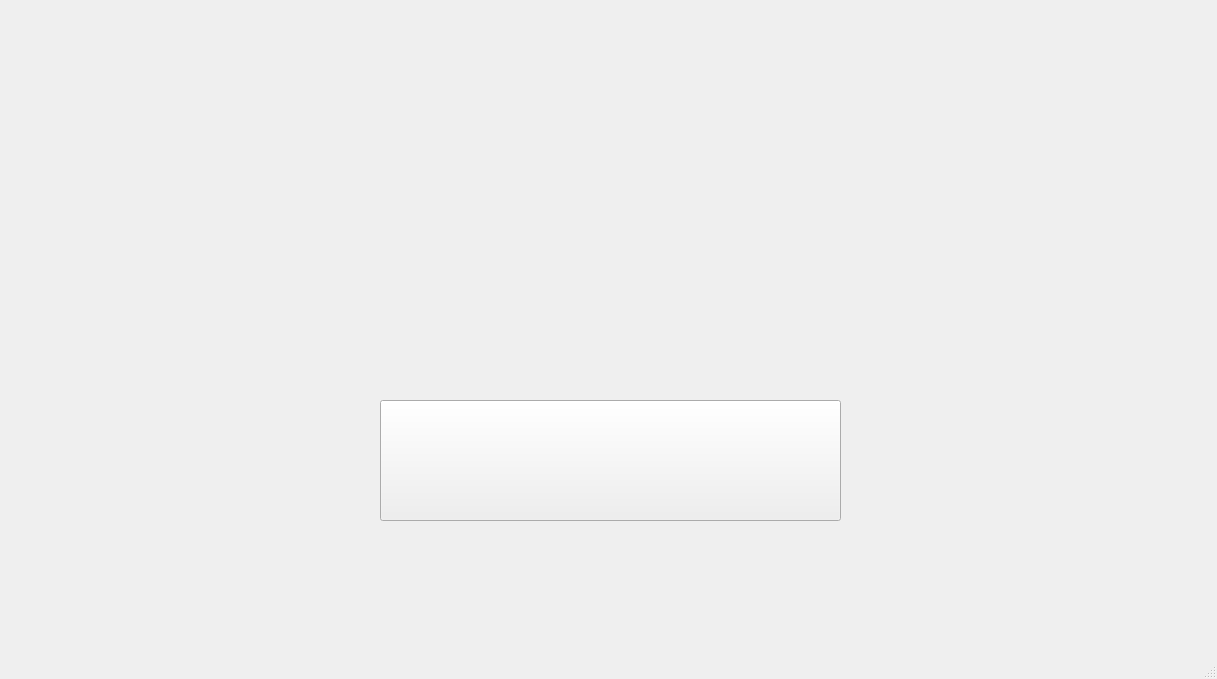
<?xml version="1.0" encoding="UTF-8"?>
<ui version="4.0">
 <class>MainWindow</class>
 <widget class="QMainWindow" name="MainWindow">
  <property name="enabled">
   <bool>true</bool>
  </property>
  <property name="geometry">
   <rect>
    <x>0</x>
    <y>0</y>
    <width>1217</width>
    <height>679</height>
   </rect>
  </property>
  <property name="windowTitle">
   <string>MainWindow</string>
  </property>
  <property name="autoFillBackground">
   <bool>false</bool>
  </property>
  <property name="styleSheet">
   <string notr="true">background-image: url(:/res/img/princ.jpg);</string>
  </property>
  <property name="documentMode">
   <bool>false</bool>
  </property>
  <property name="tabShape">
   <enum>QTabWidget::Rounded</enum>
  </property>
  <widget class="QWidget" name="centralwidget">
   <widget class="QPushButton" name="pushButton">
    <property name="geometry">
     <rect>
      <x>380</x>
      <y>400</y>
      <width>461</width>
      <height>121</height>
     </rect>
    </property>
    <property name="styleSheet">
     <string notr="true">background-image: url(:/res/img/start3.PNG);</string>
    </property>
    <property name="text">
     <string/>
    </property>
   </widget>
  </widget>
  <widget class="QMenuBar" name="menubar">
   <property name="geometry">
    <rect>
     <x>0</x>
     <y>0</y>
     <width>1217</width>
     <height>26</height>
    </rect>
   </property>
  </widget>
  <widget class="QStatusBar" name="statusbar"/>
 </widget>
 <resources/>
 <connections/>
</ui>
